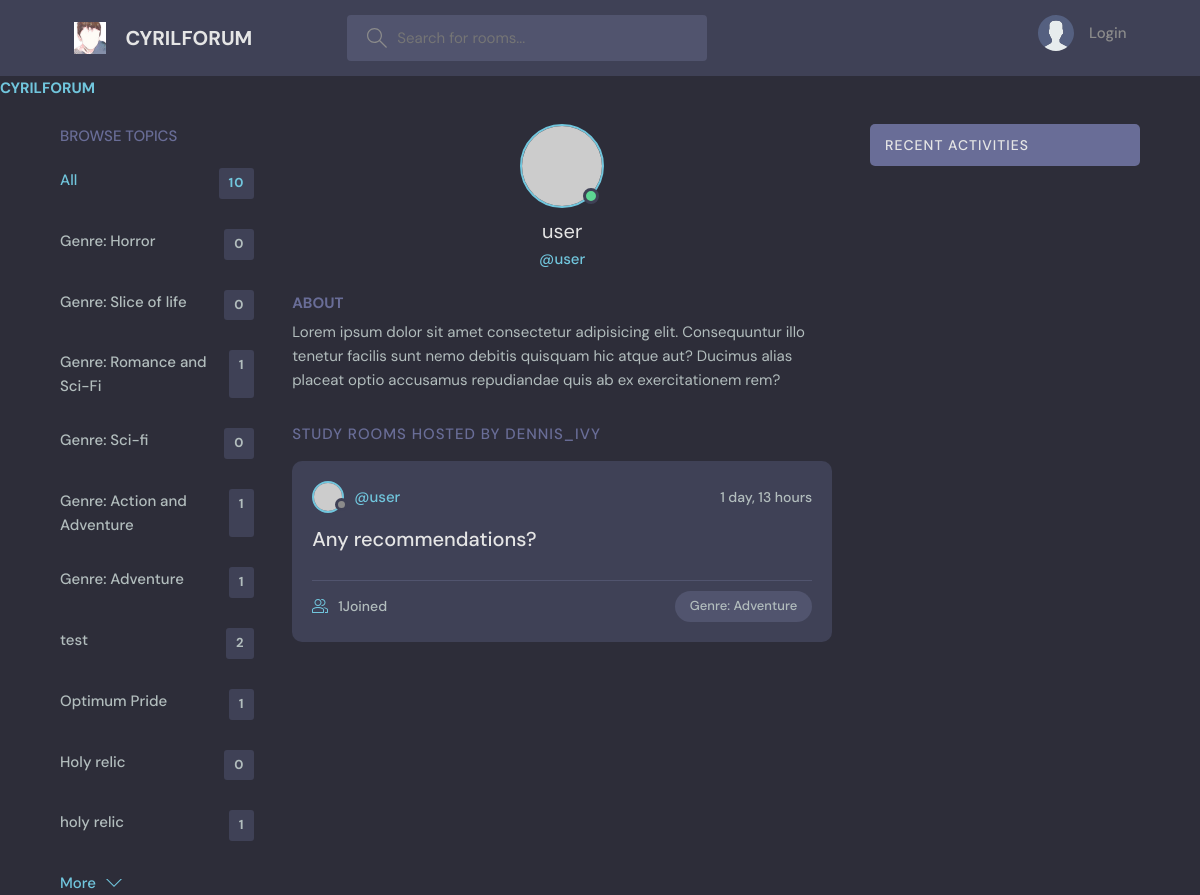
Screenshot of /profile/3/ with the database file from the repository.
### myapp/models.py (models this page shows, shortened)
class Topic(models.Model):
    name = models.CharField(max_length=200)

class Room(models.Model):
    host = models.ForeignKey(User, on_delete=models.SET_NULL, null=True)
    topic = models.ForeignKey(Topic, on_delete=models.SET_NULL, null=True)
    name = models.CharField(max_length=200)
    description = models.TextField(null=True, blank=True)
    participants = models.ManyToManyField(User, related_name='participants', blank=True)
    updated = models.DateTimeField(auto_now=True)
    created = models.DateTimeField(auto_now_add=True)
    class Meta:
        ordering = ['-updated', '-created']

### myapp/views.py (the view)
# urls.py: path('profile/<str:pk>/', views.userProfile, name="user-profile"),
def userProfile(request, pk):
    user = User.objects.get(id=pk)
    rooms = user.room_set.all()
    room_messages = user.message_set.all()
    topics = Topic.objects.all()
    context = {'user': user, 'rooms': rooms, 'room_messages': room_messages, 'topics': topics}
    return render(request, 'myapp/profile.html', context)

### myapp/templates/myapp/profile.html (shortened to what this page needs)
{% extends 'main.html' %}
{% block content %}
  <main class="profile-page layout layout--3">
    <div class="container">
      {% include 'myapp/topics_component.html' %}
      <div class="roomList">
        <div class="profile">
          <div class="profile__avatar">
            <div class="avatar avatar--large active">
              <img src="https://randomuser.me/api/portraits/men/11.jpg" />
            </div>
          </div>
          <div class="profile__info">
            <h3>{{user.username}}</h3>
            <p>@{{user.username}}</p>
          </div>
          <div class="profile__about">
            <h3>About</h3>
            <p>
              Lorem ipsum dolor sit amet consectetur adipisicing elit. Consequuntur illo tenetur
              facilis sunt nemo debitis quisquam hic atque aut? Ducimus alias placeat optio
              accusamus repudiandae quis ab ex exercitationem rem?
            </p>
          </div>
        </div>
        <div class="roomList__header">
          <div>
            <h2>Study Rooms Hosted by dennis_ivy</a>
            </h2>
          </div>
        </div>
        {% include 'myapp/feed_component.html' %}
      </div>
       {% include 'myapp/activity_component.html' %}
    </div>
  </main>
{% endblock content %}

### myapp/templates/myapp/topics_component.html
<div class="topics">
          <div class="topics__header">
            <h2>Browse Topics</h2>
          </div>
          <ul class="topics__list">
            <li>
              <a href="{% url 'home' %}" class="active">All <span>{{topics.count}}</span></a>
            </li>
            {% for topic in topics %}
            <li>
              <a href="{% url 'home' %}?q={{topic.name}}">{{topic.name}} <span>{{topic.room_set.all.count}}</span></a>
            </li>
            {% endfor %}
          </ul>
          <a class="btn btn--link" href="topics.html">
            More
            <svg version="1.1" xmlns="http://www.w3.org/2000/svg" width="32" height="32" viewBox="0 0 32 32">
              <title>chevron-down</title>
              <path d="M16 21l-13-13h-3l16 16 16-16h-3l-13 13z"></path>
            </svg>
          </a>
        </div>

### myapp/templates/myapp/feed_component.html (shortened to what this page needs)
  {% for room in rooms %}
 <div class="roomListRoom">
            <div class="roomListRoom__header">
              <a href="{% url 'user-profile' room.host.id %}" class="roomListRoom__author">
                <div class="avatar avatar--small">
                  <img src="https://randomuser.me/api/portraits/women/11.jpg" />
                </div>
                <span>@{{room.host.username}}</span>
              </a>
              <div class="roomListRoom__actions">
                <span>{{room.created|timesince}}</span>
              </div>
            </div>
            <div class="roomListRoom__content">
              <a href="{% url 'room' room.id %}">{{room.name}}</a>
            </div>
            <div class="roomListRoom__meta">
              <a href="{% url 'room' room.id %}" class="roomListRoom__joined">
                {{room.participants.all.count}}Joined
              </a>
              <p class="roomListRoom__topic">{{room.topic.name}}</p>
            </div>
          </div>
 {% endfor %}

### rows the page displays
Topic: name "Genre: Horror", room_set.all.count "0"
Topic: name "Genre: Slice of life", room_set.all.count "0"
Topic: name "Genre: Romance and Sci-Fi", room_set.all.count "1"
Topic: name "Genre: Sci-fi", room_set.all.count "0"
Topic: name "Genre: Action and Adventure", room_set.all.count "1"
Topic: name "Genre: Adventure", room_set.all.count "1"
Topic: name "test", room_set.all.count "2"
Topic: name "Optimum Pride", room_set.all.count "1"
Topic: name "Holy relic", room_set.all.count "0"
Topic: name "holy relic", room_set.all.count "1"
Room: host.username "user", created "1 day, 13 hours", name "Any recommendations?", participants.all.count "1", topic.name "Genre: Adventure"

### other values shown
{{ topics.count }} "10"
{{ user.username }} "user"
